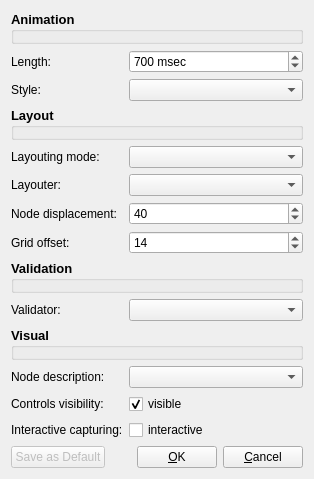
<?xml version="1.0" encoding="UTF-8"?>
<ui version="4.0">
 <author>Petr Koupý</author>
 <class>SetupDialog</class>
 <widget class="QDialog" name="SetupDialog">
  <property name="windowModality">
   <enum>Qt::WindowModal</enum>
  </property>
  <property name="geometry">
   <rect>
    <x>0</x>
    <y>0</y>
    <width>314</width>
    <height>407</height>
   </rect>
  </property>
  <property name="windowTitle">
   <string>Options</string>
  </property>
  <property name="modal">
   <bool>true</bool>
  </property>
  <layout class="QVBoxLayout" name="verticalLayout">
   <item>
    <layout class="QFormLayout" name="formLayout">
     <property name="fieldGrowthPolicy">
      <enum>QFormLayout::AllNonFixedFieldsGrow</enum>
     </property>
     <item row="1" column="0" colspan="2">
      <widget class="QGroupBox" name="groupBoxAnimation">
       <property name="font">
        <font>
         <pointsize>10</pointsize>
         <weight>75</weight>
         <bold>true</bold>
        </font>
       </property>
       <property name="title">
        <string>Animation</string>
       </property>
       <property name="flat">
        <bool>true</bool>
       </property>
      </widget>
     </item>
     <item row="2" column="0">
      <widget class="QLabel" name="labelAnimationLength">
       <property name="text">
        <string>Length:</string>
       </property>
       <property name="buddy">
        <cstring>spinBoxAnimationLength</cstring>
       </property>
      </widget>
     </item>
     <item row="2" column="1">
      <widget class="QSpinBox" name="spinBoxAnimationLength">
       <property name="suffix">
        <string> msec</string>
       </property>
       <property name="minimum">
        <number>0</number>
       </property>
       <property name="maximum">
        <number>30000</number>
       </property>
       <property name="value">
        <number>700</number>
       </property>
      </widget>
     </item>
     <item row="3" column="0">
      <widget class="QLabel" name="labelAnimationStyle">
       <property name="text">
        <string>Style:</string>
       </property>
       <property name="buddy">
        <cstring>comboBoxAnimationStyle</cstring>
       </property>
      </widget>
     </item>
     <item row="3" column="1">
      <widget class="QComboBox" name="comboBoxAnimationStyle"/>
     </item>
     <item row="4" column="0" colspan="2">
      <widget class="QGroupBox" name="groupBoxLayout">
       <property name="font">
        <font>
         <pointsize>10</pointsize>
         <weight>75</weight>
         <bold>true</bold>
        </font>
       </property>
       <property name="title">
        <string>Layout</string>
       </property>
       <property name="flat">
        <bool>true</bool>
       </property>
      </widget>
     </item>
     <item row="5" column="0">
      <widget class="QLabel" name="labelLayoutingMode">
       <property name="text">
        <string>Layouting mode:</string>
       </property>
       <property name="buddy">
        <cstring>comboBoxLayoutingMode</cstring>
       </property>
      </widget>
     </item>
     <item row="5" column="1">
      <widget class="QComboBox" name="comboBoxLayoutingMode"/>
     </item>
     <item row="6" column="0">
      <widget class="QLabel" name="labelLayouter">
       <property name="text">
        <string>Layouter:</string>
       </property>
       <property name="buddy">
        <cstring>comboBoxLayouter</cstring>
       </property>
      </widget>
     </item>
     <item row="6" column="1">
      <widget class="QComboBox" name="comboBoxLayouter"/>
     </item>
     <item row="7" column="0">
      <widget class="QLabel" name="labelNodeDisplacement">
       <property name="text">
        <string>Node displacement:</string>
       </property>
       <property name="buddy">
        <cstring>spinBoxNodeDisplacement</cstring>
       </property>
      </widget>
     </item>
     <item row="7" column="1">
      <widget class="QSpinBox" name="spinBoxNodeDisplacement">
       <property name="minimum">
        <number>20</number>
       </property>
       <property name="maximum">
        <number>90</number>
       </property>
       <property name="value">
        <number>40</number>
       </property>
      </widget>
     </item>
     <item row="8" column="0">
      <widget class="QLabel" name="labelGridOffset">
       <property name="text">
        <string>Grid offset:</string>
       </property>
       <property name="buddy">
        <cstring>spinBoxGridOffset</cstring>
       </property>
      </widget>
     </item>
     <item row="8" column="1">
      <widget class="QSpinBox" name="spinBoxGridOffset">
       <property name="minimum">
        <number>1</number>
       </property>
       <property name="maximum">
        <number>1000</number>
       </property>
       <property name="value">
        <number>14</number>
       </property>
      </widget>
     </item>
     <item row="9" column="0" colspan="2">
      <widget class="QGroupBox" name="groupBoxValidation">
       <property name="font">
        <font>
         <pointsize>10</pointsize>
         <weight>75</weight>
         <bold>true</bold>
        </font>
       </property>
       <property name="title">
        <string>Validation</string>
       </property>
       <property name="flat">
        <bool>true</bool>
       </property>
      </widget>
     </item>
     <item row="10" column="0">
      <widget class="QLabel" name="labelValidator">
       <property name="text">
        <string>Validator:</string>
       </property>
       <property name="buddy">
        <cstring>comboBoxValidator</cstring>
       </property>
      </widget>
     </item>
     <item row="10" column="1">
      <widget class="QComboBox" name="comboBoxValidator"/>
     </item>
     <item row="11" column="0" colspan="2">
      <widget class="QGroupBox" name="groupBoxVisual">
       <property name="font">
        <font>
         <pointsize>10</pointsize>
         <weight>75</weight>
         <bold>true</bold>
        </font>
       </property>
       <property name="title">
        <string>Visual</string>
       </property>
       <property name="flat">
        <bool>true</bool>
       </property>
      </widget>
     </item>
     <item row="12" column="0">
      <widget class="QLabel" name="labelNodeDescription">
       <property name="text">
        <string>Node description:</string>
       </property>
       <property name="buddy">
        <cstring>comboBoxNodeDescription</cstring>
       </property>
      </widget>
     </item>
     <item row="12" column="1">
      <widget class="QComboBox" name="comboBoxNodeDescription"/>
     </item>
     <item row="13" column="0">
      <widget class="QLabel" name="labelControlsVisibility">
       <property name="text">
        <string>Controls visibility:</string>
       </property>
       <property name="buddy">
        <cstring>checkBoxControlsVisibility</cstring>
       </property>
      </widget>
     </item>
     <item row="13" column="1">
      <widget class="QCheckBox" name="checkBoxControlsVisibility">
       <property name="text">
        <string>visible</string>
       </property>
       <property name="checked">
        <bool>true</bool>
       </property>
      </widget>
     </item>
     <item row="14" column="0">
      <widget class="QLabel" name="labelInteractiveCapturing">
       <property name="text">
        <string>Interactive capturing:</string>
       </property>
      </widget>
     </item>
     <item row="14" column="1">
      <widget class="QCheckBox" name="checkBoxInteractiveCapturing">
       <property name="text">
        <string>interactive</string>
       </property>
      </widget>
     </item>
    </layout>
   </item>
   <item>
    <spacer name="verticalSpacer">
     <property name="orientation">
      <enum>Qt::Vertical</enum>
     </property>
     <property name="sizeHint" stdset="0">
      <size>
       <width>20</width>
       <height>40</height>
      </size>
     </property>
    </spacer>
   </item>
   <item>
    <layout class="QHBoxLayout" name="horizontalLayout">
     <item>
      <widget class="QPushButton" name="buttonDefault">
       <property name="enabled">
        <bool>false</bool>
       </property>
       <property name="text">
        <string>Save as Default</string>
       </property>
      </widget>
     </item>
     <item>
      <spacer name="horizontalSpacer">
       <property name="orientation">
        <enum>Qt::Horizontal</enum>
       </property>
       <property name="sizeHint" stdset="0">
        <size>
         <width>40</width>
         <height>20</height>
        </size>
       </property>
      </spacer>
     </item>
     <item>
      <widget class="QPushButton" name="buttonOK">
       <property name="text">
        <string>&amp;OK</string>
       </property>
      </widget>
     </item>
     <item>
      <widget class="QPushButton" name="buttonCancel">
       <property name="text">
        <string>&amp;Cancel</string>
       </property>
      </widget>
     </item>
    </layout>
   </item>
  </layout>
 </widget>
 <tabstops>
  <tabstop>spinBoxAnimationLength</tabstop>
  <tabstop>comboBoxAnimationStyle</tabstop>
  <tabstop>comboBoxLayoutingMode</tabstop>
  <tabstop>comboBoxLayouter</tabstop>
  <tabstop>spinBoxNodeDisplacement</tabstop>
  <tabstop>spinBoxGridOffset</tabstop>
  <tabstop>comboBoxValidator</tabstop>
  <tabstop>comboBoxNodeDescription</tabstop>
  <tabstop>checkBoxControlsVisibility</tabstop>
  <tabstop>buttonOK</tabstop>
  <tabstop>buttonCancel</tabstop>
 </tabstops>
 <resources/>
 <connections/>
</ui>
